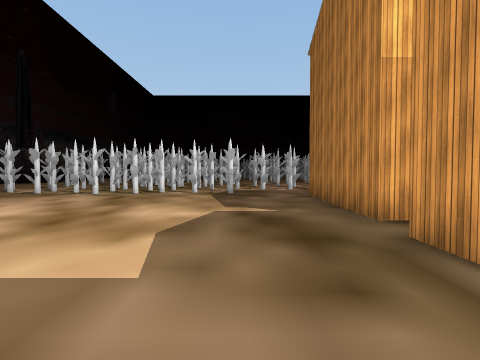
[1] (above)

22 first-person views from a walk through a 3-D level made in the Unity game engine. The camera is 1.5 m above the floor, tilts 2° down and sees 80° across. The floor is counted in squares, 1.75 m on a side. Each view is taken from the middle of a square. On the plan, view 1 faces up. The plan holds only what a view shows up to about 11 squares ahead; the rest is blank. The place goes on beyond the plan. The player character is not drawn. Some surface patterns are stand-ins.

[2]
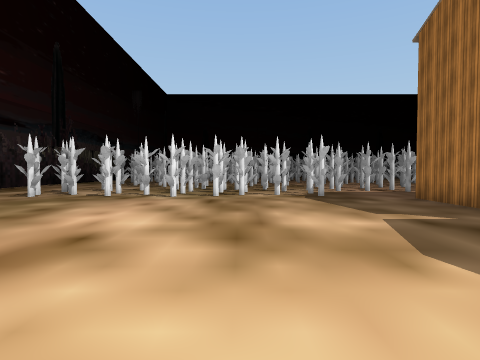

[3]
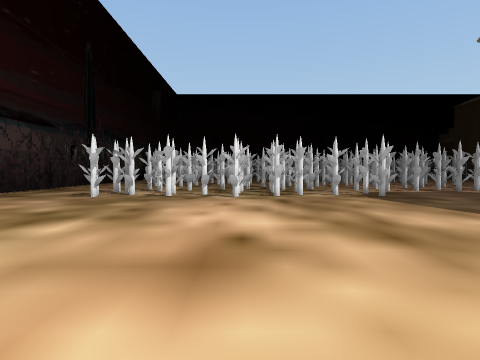

[4]
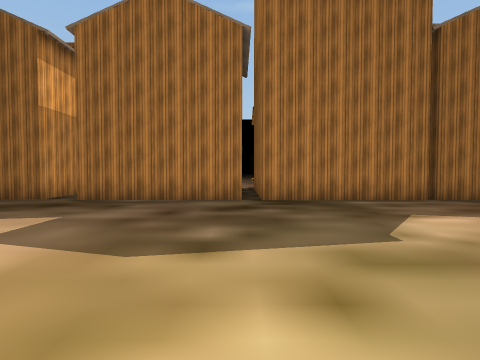

[5]
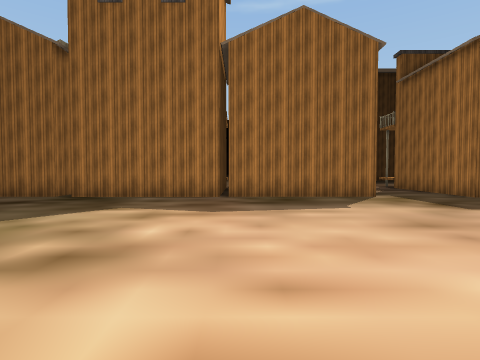

[6]
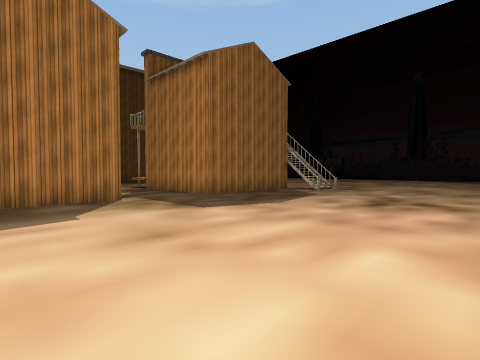

[7]
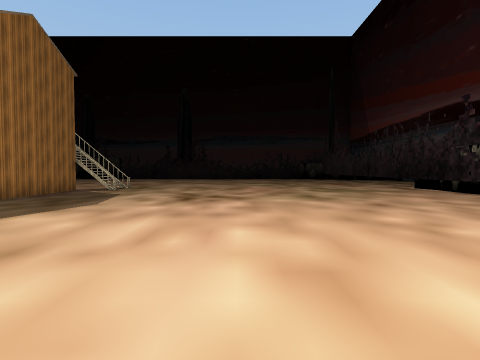

[8]
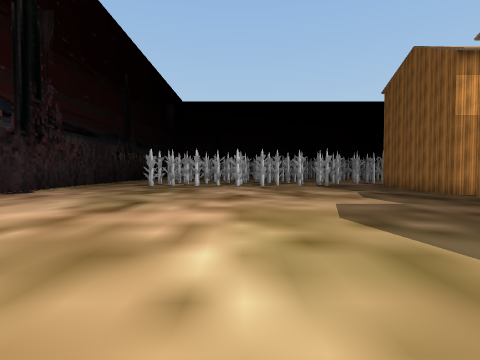

[9]
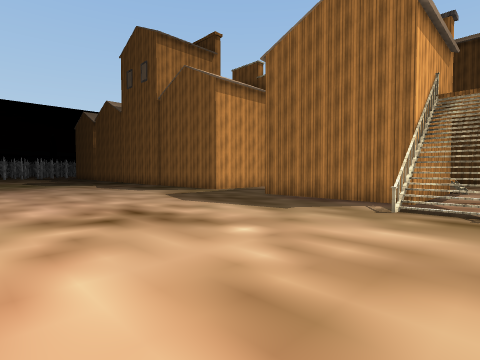

[10]
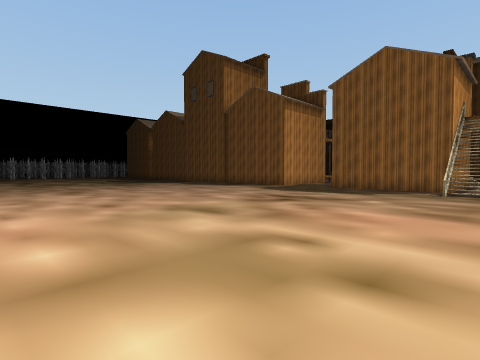

[11]
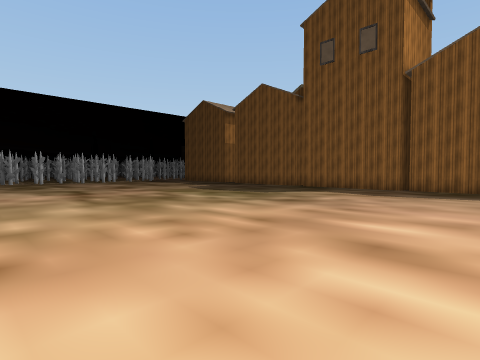

[12]
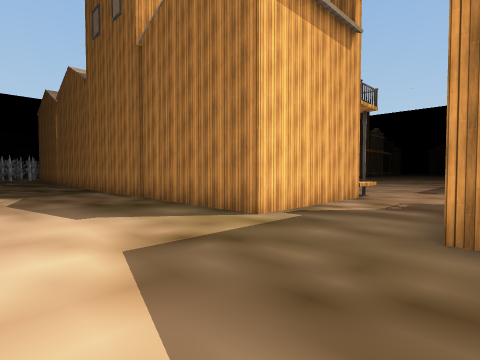

[13]
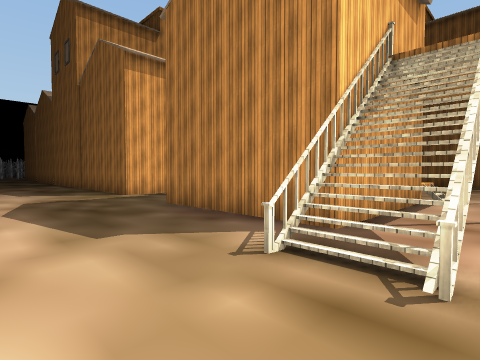

[14]
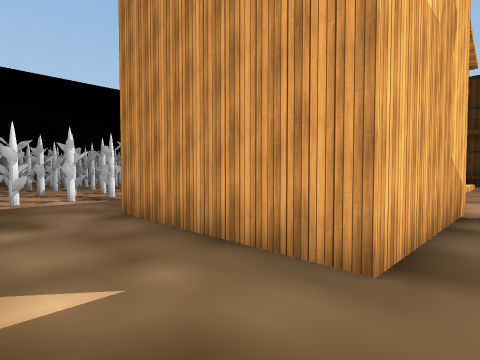

[15]
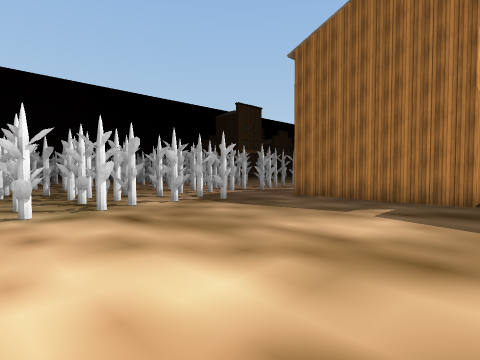

[16]
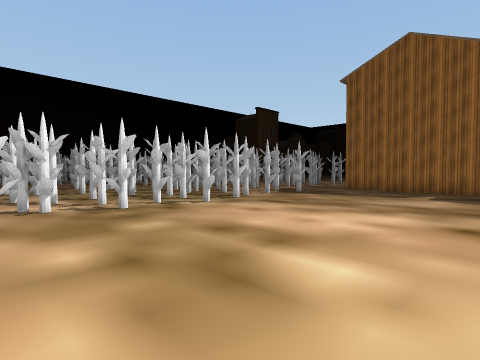

[17]
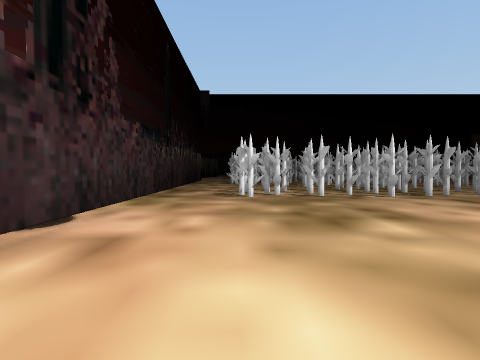

[18]
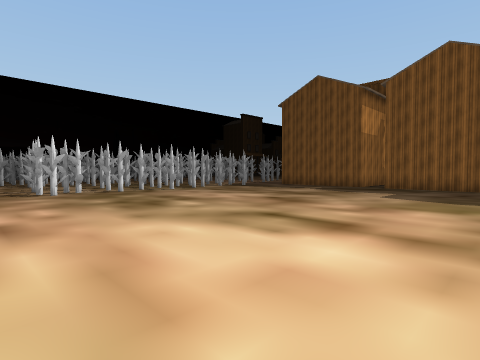

[19]
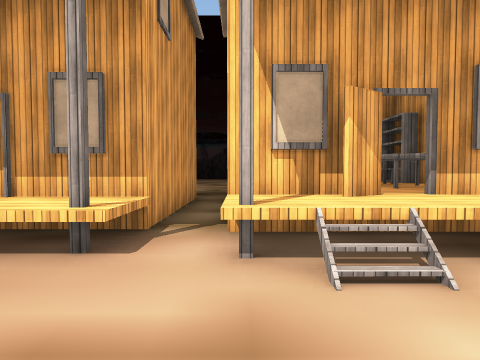

[20]
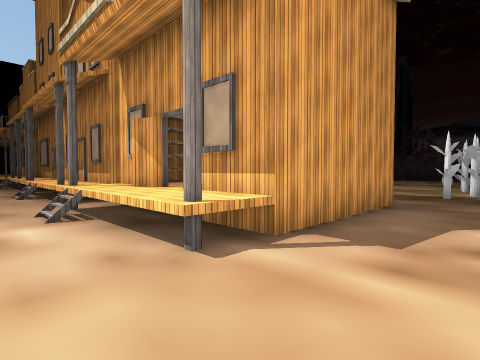

[21]
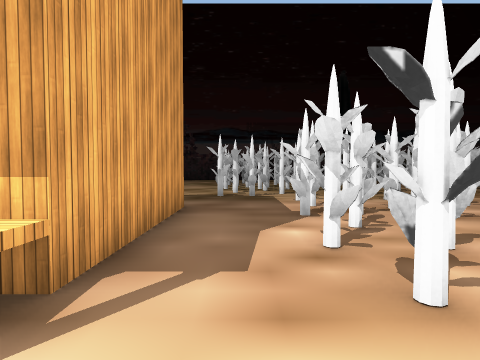

[22]
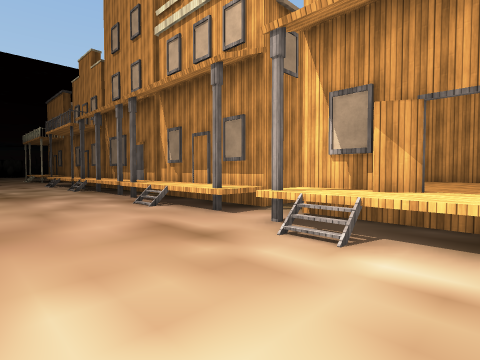

### Floor plan
Key: @ floor where view 1 was taken; # wall or solid block; . main floor; : floor 0.75 m higher than the main floor; + floor 1 m higher than the main floor; / step, stairs or slope; = window, fence, low wall or low ledge; O other object.
Columns run from 13 left of view 1 to 12 right of it. Each row starts with its distance up from view 1.
 12 =..OOOO OOOOOOOO.O.OO...
 11 =..OOOOOOOOOOO..........
 10 =..OOOO.OO..OO..........
  9 =..............OOOOOO+..
  8 =..............O OOOO+....
  7 =..............O    O+....
  6 =..............O    O+/...
  5 =..............OOOOOOO....
  4 =.........................
  3  ..............O    OO....
  2  ..............O    O:...
  1  ..............O    O:...
  0  ............@.O    O:...
 -1  ..............OOOO OO...
 -2    ............#### OO...
 -3    ............#    OO...
 -4    ............#     O...
 -5   .............#       ..
 -6   .............###
 -7   .............##
 -8   .............#
 -9   .............#
-10   .............#
-11    ............######:.
-12    .....................
-13    .....................
-14   ..................
-15  ..............#
-16 =..............#
-17 =..............#
-18 =..............#
-19   ...........OO#####//.
-20   ............O........
-21   ...........O...

Where each view was taken, in squares from view 1:
view 1: 0 up, 0 right, facing up
view 2: 1 up, 3 left, facing up
view 3: 1 up, 5 left, facing up
view 4: 1 down, 6 left, facing right
view 5: 7 down, 7 left, facing right
view 6: 8 down, 6 left, facing down-right
view 7: 7 down, 5 left, facing down
view 8: 5 down, 5 left, facing up
view 9: 21 down, 6 left, facing up-right
view 10: 21 down, 11 left, facing up-right
view 11: 10 down, 11 left, facing up-right
view 12: 15 down, 2 left, facing up-right
view 13: 21 down, 2 left, facing up-right
view 14: 4 up, 0 right, facing up-right
view 15: 4 up, 6 left, facing up-right
view 16: 4 up, 10 left, facing up-right
view 17: 1 up, 10 left, facing up
view 18: 1 down, 12 left, facing up-right
view 19: 5 up, 11 right, facing left
view 20: 12 up, 10 right, facing down-left
view 21: 11 up, 9 right, facing left
view 22: 8 up, 12 right, facing down-left
